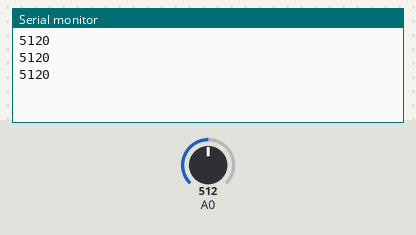
Recording of a sketch running on a simulated Arduino Uno, built with avr-gcc and run on an emulated ATmega328P. Shown: the last lines printed to the serial monitor. Inputs (shaded band) come from the test bench; at power-on: A0 = 512.

Above: at 1.3 s.
1.4 s: A0 set to 716
At 1.9 s:
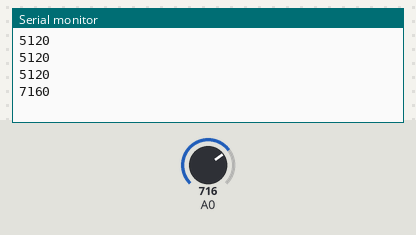
2.9 s: A0 set to 900
At 3.4 s:
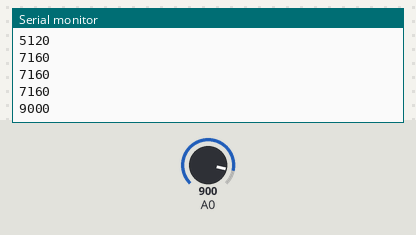
Timing chart, 0 to 5.9 s (numbered marks = the images above; inputs shaded):
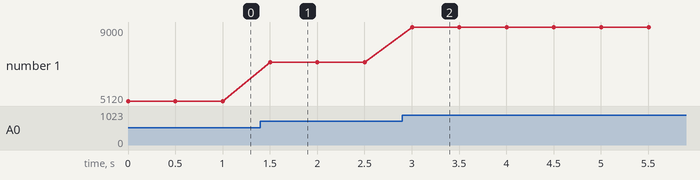

Measured:
- after the input at 1.4 s, the serial monitor: prints a new line after 0.10 s (image 1)
- after the input at 2.9 s, the serial monitor: prints a new line after 0.10 s (image 2)
- plotted number 1: 5120 → 7160 after the input at 1.4 s, 7160 → 9000 after the input at 2.9 s

The sketch:

COMP3000.ino
```cpp
void setup() {
  Serial.begin(9600);
}

void loop() {
  int value = analogRead(A0);
  int mapped = map(value, 5, -5, 50, -50);
  //Serial.println(value);
  Serial.println(mapped);
  delay(500);
}
```
